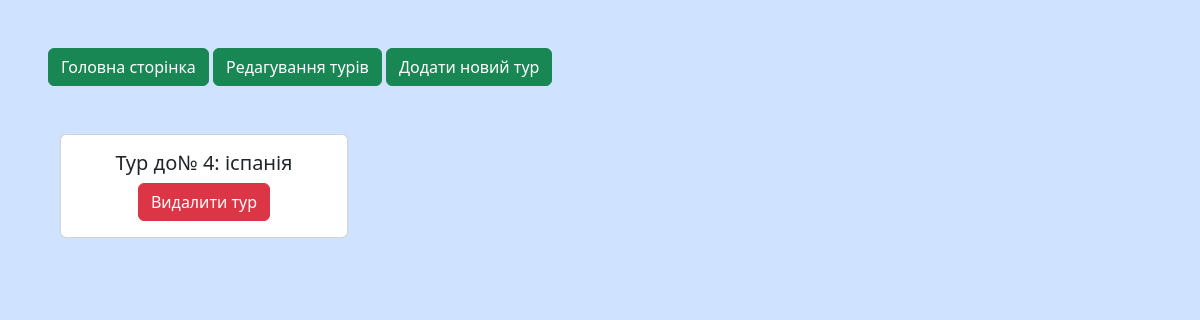
Page /manage-tours/ on the earlier database version.
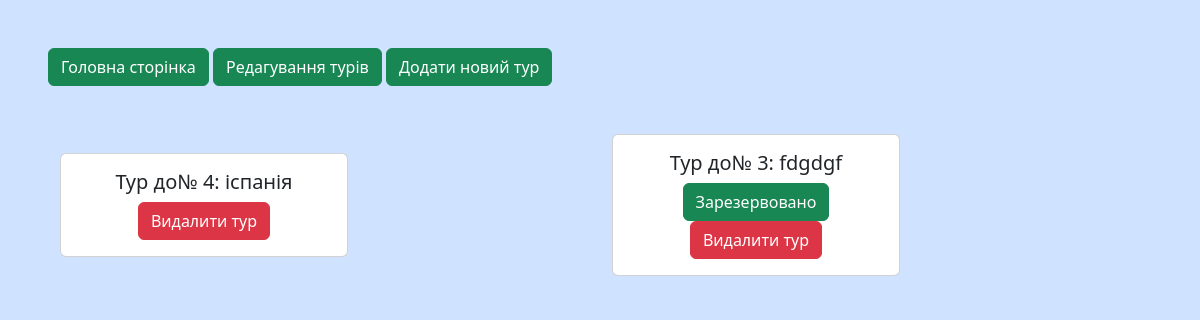
Same page on the later database version.
### app/db/models/Tour.py (models this page shows)
class Tour(Base):
    __tablename__ = "tours"
    id: Mapped[int] = mapped_column(primary_key=True)
    number: Mapped[int] = mapped_column(unique=True)
    name: Mapped[Optional[str]] = mapped_column(String(50), nullable=True)
    is_reserved: Mapped[bool] = mapped_column(Boolean(), default=False)
    def __str__(self):
        return f"Тур до№ {self.number}: {self.name}"

### app/routes/tour.py (the view)
@tour_blueprint.get("/manage-tours/")
def manage_tours():
    with Session() as session:
        tours = session.query(Tour).all()
        return render_template("manage_tours.html", tours=tours)

### app/templates/manage_tours.html (shortened to what this page needs)
{% extends "base.html" %}
{% block content %}
<div class="container text-center">
  <div class="row align-items-center">
    {% for tour in tours %}
    <div class="col">
      <div class="card text-center" style="width: 18rem;">
        <div class="card-body">
          <h5 class="card-title">{{ tour }}</h5>
          {% if tour.is_reserved %}
            <button class="btn btn-success">Зарезервовано</button>
          {% endif %}
          <a href="{{ url_for('tours.del_tour', id=tour.id)}}" class="btn btn-danger">Видалити тур</a>
        </div>
      </div>
    </div>
    {% endfor %}
  </div>
</div>
{% endblock content %}

Differences in the rows shown:
added Tour: number+name "Тур до№ 3: fdgdgf", is_reserved "Зарезервовано"
